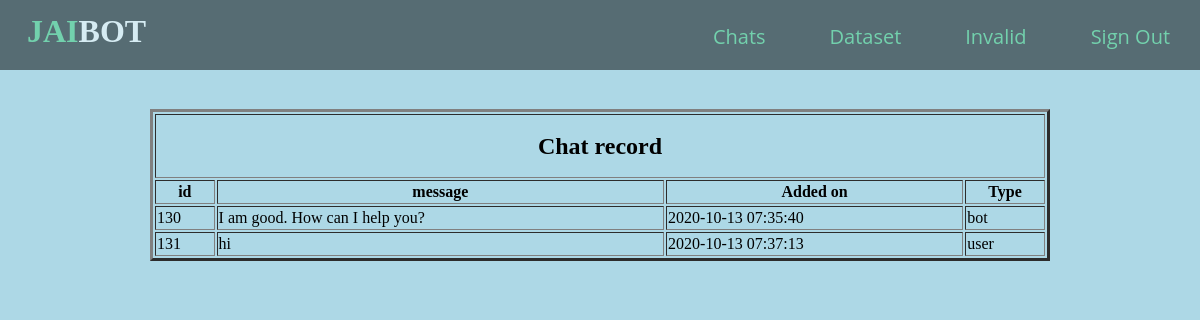
Page /adminlogin.php on the committed database.
### tables this page shows
CREATE TABLE `message` (
  `id` int(11) NOT NULL,
  `message` text NOT NULL,
  `added_on` datetime NOT NULL,
  `type` varchar(10) NOT NULL
);

### adminlogin.php (the view, shortened to what this page needs)
<!DOCTYPE html>
<html lang="en">
<head>
	<link rel="stylesheet" href="navbar.css">
</head>
<header>
	<h1>JAI<span>BOT</span></span></h1>
	<nav>
		<ul>
			<li><a href="adminlogin.php" style="font-size:20px">Chats</a></li>
			<li><a href="qna.php" style="font-size:20px">Dataset</a></li>
			<li><a href="invalid.php" style="font-size:20px">Invalid</a></li>
			<li><a href="index.php" style="font-size:20px">Sign Out</a></li>
		</ul>
	</nav>
</header>
<br>
<br>
<br>
<br>
<br>
<body>
	<table align="center" border="3px" style="width: 900px;line-height: 20px">
		<tr>
			<th colspan="4"><h2>Chat record</h2></th>
		<tr>
			<th align="center">id</th>
			<th align="center">message</th>
			<th align="center">Added on</th>
			<th align="center">Type</th>
		</tr>
		<?php
		$conn=mysqli_connect("localhost","root","","youtube");
		$sql = "SELECT id,message,added_on,type from message";
		$result= $conn-> query($sql);
		if($result-> num_rows >0){
			while ($row =$result ->fetch_assoc()) {
				echo "<tr><td>".$row["id"]."</td><td>".$row["message"]." </td><td> ".$row["added_on"]." </td><td> ".$row['type']."</td></tr>";
			}
			echo "</table>";
		}
		else{
			echo "0 result";
		}
		?>
</body>
</html>

### navbar.css (style rules this page uses)
body,html { margin: 0; padding: 0; }
header { width: 100%; height: 70px; background-color: #282828; }
h1 { position: absolute; padding: 3px; float: left; margin-left: 2%; margin-top: 10px; font-family: 'Alfa Slab One',cursive; color: #39ca74; }
span { color: #ffffff; }
ul { width: auto; float: right; margin-top: 8px; }
li { display: inline-block; padding: 15px 30px; }
a { text-align: center; color: #39ca74; text-decoration: none; font-family: 'Open Sans',sans-serif; font-size: 0.8vw; }

### adminlogin.php (style rules this page uses)
body { background-color: LightBlue; background-repeat: no-repeat; background-attachment: fixed; background-size: 100% 100%; }
header { background-color: Black; opacity: 0.5; position: fixed; width: 100%; }

### rows in the picture
message: id "130", message "I am good. How can I help you?", added_on "2020-10-13 07:35:40", type "bot"
message: id "131", message "hi", added_on "2020-10-13 07:37:13", type "user"
